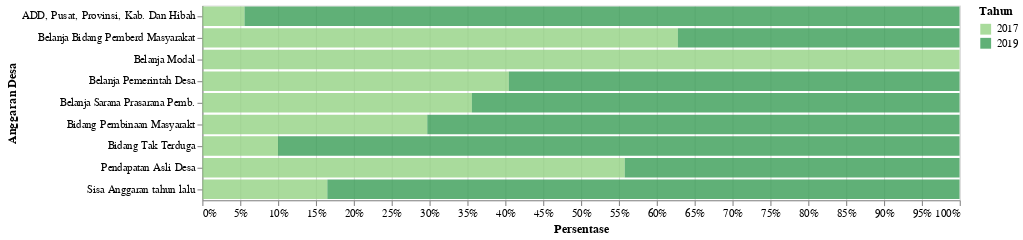

The notebook cell saved with this chart:
### Markdown cell above
<h2>Profil Anggaran</h2>

### Code cell
df_1 = data2('Keuangan')
df_1 = df_1.dropna()
df_1['Jumlah'] = 'Rp ' + round((df_1['N'].astype(float)/1000000),1).astype(str) + ' Juta'
plot1 = plot_1_rp(df_1,'Persentase','Anggaran Desa',700)
plot1

### Figure 1 — Vega-Lite specification as saved in the notebook (floating-point values rounded to 4 significant figures)
{"config": {"view": {"continuousWidth": 400, "continuousHeight": 300}}, "data": {"name": "data-f02e7506cb60d74ab3b7ab531d4908ae"}, "mark": {"type": "bar", "opacity": 0.8}, "encoding": {"color": {"condition": {"type": "nominal", "field": "Tahun", "scale": {"scheme": "yellowgreen"}, "selection": "selector285"}, "value": "lightgray"}, "tooltip": [{"type": "quantitative", "field": "Tahun"}, {"type": "nominal", "field": "Keterangan"}, {"type": "nominal", "field": "Jumlah"}, {"type": "nominal", "field": "Satuan"}], "x": {"type": "quantitative", "axis": {"format": ".0%"}, "field": "N", "stack": "normalize", "title": "Persentase"}, "y": {"type": "ordinal", "field": "Keterangan", "title": "Anggaran Desa"}}, "selection": {"selector285": {"type": "single", "encodings": ["y", "color"]}, "selector295": {"type": "interval", "bind": "scales", "encodings": ["x", "y"]}}, "width": 700, "$schema": "https://vega.github.io/schema/vega-lite/v4.8.1.json", "datasets": {"data-f02e7506cb60d74ab3b7ab531d4908ae": [{"Tahun": 2017, "Kode": 5, "Data": "Keuangan dan Pendapatan Desa", "Kode Kategori": 5.1, "Kategori": "Keuangan", "Keterangan": "Sisa Anggaran tahun lalu", "N": 1602000.0, "Satuan": "Rupiah", "Jumlah": "Rp 1.6 Juta"}, {"Tahun": 2017, "Kode": 5, "Data": "Keuangan dan Pendapatan Desa", "Kode Kategori": 5.1, "Kategori": "Keuangan", "Keterangan": "Pendapatan Asli Desa", "N": 63950000.0, "Satuan": "Rupiah", "Jumlah": "Rp 64.0 Juta"}, {"Tahun": 2017, "Kode": 5, "Data": "Keuangan dan Pendapatan Desa", "Kode Kategori": 5.1, "Kategori": "Keuangan", "Keterangan": "ADD, Pusat, Provinsi, Kab. Dan Hibah", "N": 1404000000.0, "Satuan": "Rupiah", "Jumlah": "Rp 1404.4 Juta"}, {"Tahun": 2017, "Kode": 5, "Data": "Keuangan dan Pendapatan Desa", "Kode Kategori": 5.1, "Kategori": "Keuangan", "Keterangan": "Belanja Pemerintah Desa", "N": 287500000.0, "Satuan": "Rupiah", "Jumlah": "Rp 287.5 Juta"}, {"Tahun": 2017, "Kode": 5, "Data": "Keuangan dan Pendapatan Desa", "Kode Kategori": 5.1, "Kategori": "Keuangan", "Keterangan": "Belanja Modal", "N": 9800000.0, "Satuan": "Rupiah", "Jumlah": "Rp 9.8 Juta"}, {"Tahun": 2017, "Kode": 5, "Data": "Keuangan dan Pendapatan Desa", "Kode Kategori": 5.1, "Kategori": "Keuangan", "Keterangan": "Belanja Sarana Prasarana Pemb.", "N": 1003000000.0, "Satuan": "Rupiah", "Jumlah": "Rp 1003.3 Juta"}, {"Tahun": 2017, "Kode": 5, "Data": "Keuangan dan Pendapatan Desa", "Kode Kategori": 5.1, "Kategori": "Keuangan", "Keterangan": "Bidang Pembinaan Masyarakt", "N": 40680000.0, "Satuan": "Rupiah", "Jumlah": "Rp 40.7 Juta"}, {"Tahun": 2017, "Kode": 5, "Data": "Keuangan dan Pendapatan Desa", "Kode Kategori": 5.1, "Kategori": "Keuangan", "Keterangan": "Belanja Bidang Pemberd Masyarakat", "N": 136000000.0, "Satuan": "Rupiah", "Jumlah": "Rp 136.0 Juta"}, {"Tahun": 2017, "Kode": 5, "Data": "Keuangan dan Pendapatan Desa", "Kode Kategori": 5.1, "Kategori": "Keuangan", "Keterangan": "Bidang Tak Terduga", "N": 900000.0, "Satuan": "Rupiah", "Jumlah": "Rp 0.9 Juta"}, {"Tahun": 2019, "Kode": 5, "Data": "Keuangan dan Pendapatan Desa", "Kode Kategori": 5.1, "Kategori": "Keuangan", "Keterangan": "Sisa Anggaran tahun lalu", "N": 8106000.0, "Satuan": "Rupiah", "Jumlah": "Rp 8.1 Juta"}, {"Tahun": 2019, "Kode": 5, "Data": "Keuangan dan Pendapatan Desa", "Kode Kategori": 5.1, "Kategori": "Keuangan", "Keterangan": "Pendapatan Asli Desa", "N": 50700000.0, "Satuan": "Rupiah", "Jumlah": "Rp 50.7 Juta"}, {"Tahun": 2019, "Kode": 5, "Data": "Keuangan dan Pendapatan Desa", "Kode Kategori": 5.1, "Kategori": "Keuangan", "Keterangan": "ADD, Pusat, Provinsi, Kab. Dan Hibah", "N": 23790000000.0, "Satuan": "Rupiah", "Jumlah": "Rp 23790.9 Juta"}, {"Tahun": 2019, "Kode": 5, "Data": "Keuangan dan Pendapatan Desa", "Kode Kategori": 5.1, "Kategori": "Keuangan", "Keterangan": "Belanja Pemerintah Desa", "N": 423100000.0, "Satuan": "Rupiah", "Jumlah": "Rp 423.1 Juta"}, {"Tahun": 2019, "Kode": 5, "Data": "Keuangan dan Pendapatan Desa", "Kode Kategori": 5.1, "Kategori": "Keuangan", "Keterangan": "Belanja Sarana Prasarana Pemb.", "N": 1816000000.0, "Satuan": "Rupiah", "Jumlah": "Rp 1816.0 Juta"}, {"Tahun": 2019, "Kode": 5, "Data": "Keuangan dan Pendapatan Desa", "Kode Kategori": 5.1, "Kategori": "Keuangan", "Keterangan": "Bidang Pembinaan Masyarakt", "N": 96300000.0, "Satuan": "Rupiah", "Jumlah": "Rp 96.3 Juta"}, {"Tahun": 2019, "Kode": 5, "Data": "Keuangan dan Pendapatan Desa", "Kode Kategori": 5.1, "Kategori": "Keuangan", "Keterangan": "Belanja Bidang Pemberd Masyarakat", "N": 80600000.0, "Satuan": "Rupiah", "Jumlah": "Rp 80.6 Juta"}, {"Tahun": 2019, "Kode": 5, "Data": "Keuangan dan Pendapatan Desa", "Kode Kategori": 5.1, "Kategori": "Keuangan", "Keterangan": "Bidang Tak Terduga", "N": 8106000.0, "Satuan": "Rupiah", "Jumlah": "Rp 8.1 Juta"}]}}
